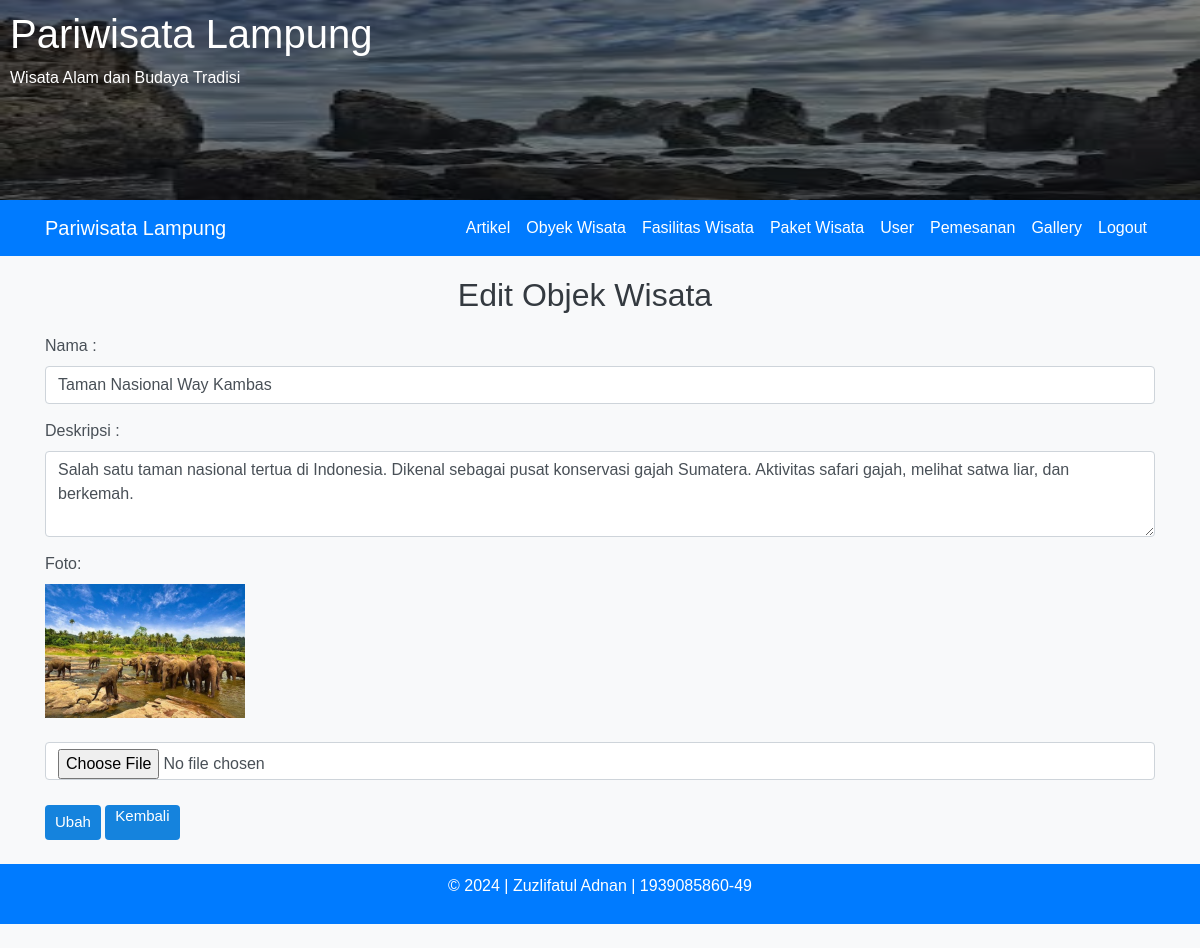
The page /admin/objekWisataEdit.php?id=8 (signed in) on the database its author committed.
### tables this page shows
CREATE TABLE `objekwisata` (
  `id` int(11) NOT NULL,
  `nama` varchar(255) NOT NULL,
  `deskripsi` text NOT NULL,
  `foto` varchar(255) NOT NULL,
  `tglUpload` date NOT NULL,
  `created_at` timestamp NULL DEFAULT NULL,
  `updated_at` timestamp NULL DEFAULT NULL
);

### admin/objekWisataEdit.php (the view, shortened to what this page needs)
<?php
include '../config/db.php';
if (isset($_GET['id'])) {
    $id = $_GET['id'];
    $sql = "SELECT * FROM objekwisata WHERE id = ?";
    $stmt = $conn->prepare($sql);
    $stmt->bind_param("i", $id);
    $stmt->execute();
    $result = $stmt->get_result();
    if ($result->num_rows > 0) {
        $row = $result->fetch_assoc();
    } else {
        echo "Objek Wisata not found.";
        exit();
    }
} else {
    echo "Invalid request.";
    exit();
}
?>
<!DOCTYPE html>
<html lang="en">
<head>
    <link href="../assets/css/bootstrap.min.css" rel="stylesheet">
    <link rel="stylesheet" href="../assets/css/jquery.dataTables.min.css">
    <link href="../assets/css/styles.css" rel="stylesheet">
    <link href="../assets/css/styles2.css" rel="stylesheet">
</head>
<body>
    <?php
    include '../templates/header.php';
    ?>
    <?php
    include '../templates/adminNav.php';
    ?>
    <div class="container content">
        <div class="row justify-content-center">
            <h2 class="text-center">Edit Objek Wisata</h2>
        </div>
        <form action="objekWisataEditProses.php" method="post" enctype="multipart/form-data">
            <div class="form-group">
                <label for="inputNama">Nama :</label>
                <input id="inputNama" class="form-control" type="text" name="nama" value="<?php echo $row['nama']; ?>"
                    required>
            </div>
            <div class="form-group">
                <label for="inputDeskripsi">Deskripsi :</label>
                <textarea id="inputDeskripsi" class="form-control" name="deskripsi" rows="3" required><?php echo $row['deskripsi']; ?>
                </textarea>
            </div>
            <div class="form-group">
                <label for="foto">Foto:</label><br>
                <img id="foto" src="<?php echo $row['foto']; ?>" alt="Foto"
                    style="max-width: 200px; max-height: 200px;"><br><br>
                <input id="foto" class="form-control" type="file" name="foto" />
            </div>
            <button type="submit" class="btn btn-outline-success">Ubah</button>
            <a href="objekWisata.php" class="btn btn-outline-warning">Kembali</a>
        </form>
         <br>
    </div>
    <?php
    include '../templates/footer.php';
    ?>
</body>
</html>

### assets/css/styles.css (style rules this page uses)
.content { margin-top: 20px; }
.btn { height: 35px; background: #1583dd; border: 0; border-radius: 5px; color: #fff; font-size: 15px; cursor: pointer; transition: all .3s; margin-top: 10px; padding: 0px 10px; }

### assets/css/styles2.css (style rules this page uses)
body { background-color: #f8f9fa; font-family: Arial, sans-serif; }
.row { width: 100%; }
h2 { margin-bottom: 20px; color: #343a40; text-align: center; }
.form-group { margin-bottom: 15px; }
label { color: #495057; }
.form-control { border-radius: 4px; border: 1px solid #ced4da; }
.btn { border-radius: 4px; }

### rows shown on the page
objekwisata: nama "Taman Nasional Way Kambas", deskripsi "Salah satu taman nasional tertua di Indonesia. Dikenal sebagai pusat konservasi gajah Sumatera. Aktivitas safari gajah, melihat satwa liar, dan berkemah.", foto (picture)
